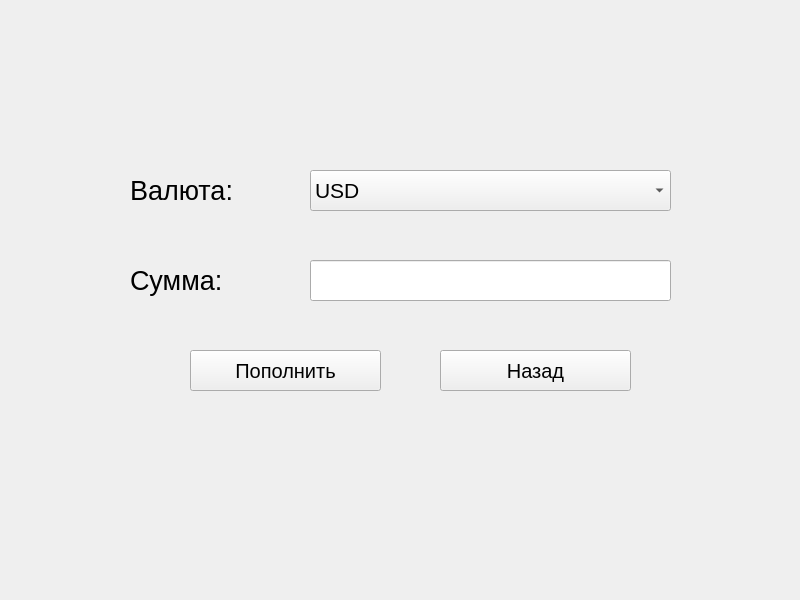
<?xml version="1.0" encoding="UTF-8"?>
<ui version="4.0">
 <class>MainWindow</class>
 <widget class="QMainWindow" name="MainWindow">
  <property name="geometry">
   <rect>
    <x>0</x>
    <y>0</y>
    <width>800</width>
    <height>600</height>
   </rect>
  </property>
  <property name="windowTitle">
   <string>Пополнение баланса</string>
  </property>
  <widget class="QWidget" name="centralwidget">
   <widget class="QLabel" name="currencyLabel">
    <property name="geometry">
     <rect>
      <x>130</x>
      <y>170</y>
      <width>171</width>
      <height>41</height>
     </rect>
    </property>
    <property name="font">
     <font>
      <pointsize>20</pointsize>
     </font>
    </property>
    <property name="text">
     <string>Валюта:</string>
    </property>
   </widget>
   <widget class="QLabel" name="amountLabel">
    <property name="geometry">
     <rect>
      <x>130</x>
      <y>260</y>
      <width>151</width>
      <height>41</height>
     </rect>
    </property>
    <property name="font">
     <font>
      <pointsize>20</pointsize>
     </font>
    </property>
    <property name="text">
     <string>Сумма:</string>
    </property>
   </widget>
   <widget class="QComboBox" name="currencyComboBox">
    <property name="geometry">
     <rect>
      <x>310</x>
      <y>170</y>
      <width>361</width>
      <height>41</height>
     </rect>
    </property>
    <property name="font">
     <font>
      <pointsize>16</pointsize>
     </font>
    </property>
    <item>
     <property name="text">
      <string>USD</string>
     </property>
    </item>
    <item>
     <property name="text">
      <string>EUR</string>
     </property>
    </item>
    <item>
     <property name="text">
      <string>RUB</string>
     </property>
    </item>
   </widget>
   <widget class="QLineEdit" name="lineEdit">
    <property name="geometry">
     <rect>
      <x>310</x>
      <y>260</y>
      <width>361</width>
      <height>41</height>
     </rect>
    </property>
    <property name="font">
     <font>
      <pointsize>16</pointsize>
     </font>
    </property>
   </widget>
   <widget class="QPushButton" name="exitPushButton">
    <property name="geometry">
     <rect>
      <x>440</x>
      <y>350</y>
      <width>191</width>
      <height>41</height>
     </rect>
    </property>
    <property name="font">
     <font>
      <pointsize>15</pointsize>
     </font>
    </property>
    <property name="text">
     <string>Назад</string>
    </property>
   </widget>
   <widget class="QPushButton" name="enterPushButton">
    <property name="geometry">
     <rect>
      <x>190</x>
      <y>350</y>
      <width>191</width>
      <height>41</height>
     </rect>
    </property>
    <property name="font">
     <font>
      <pointsize>15</pointsize>
     </font>
    </property>
    <property name="text">
     <string>Пополнить</string>
    </property>
   </widget>
  </widget>
 </widget>
 <resources/>
 <connections/>
</ui>
